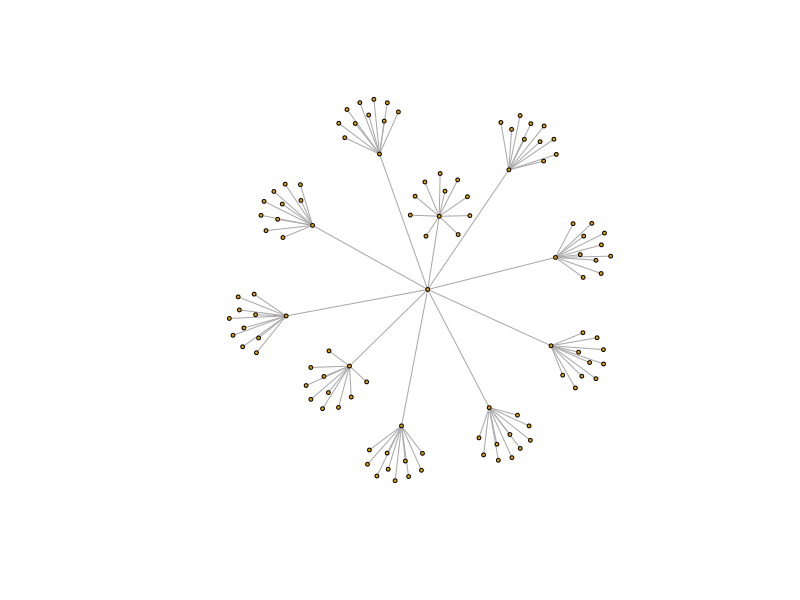
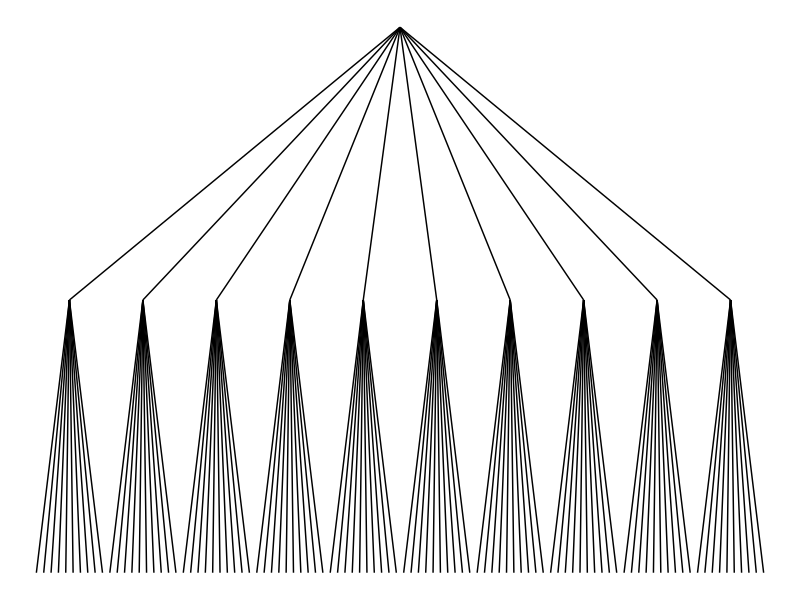
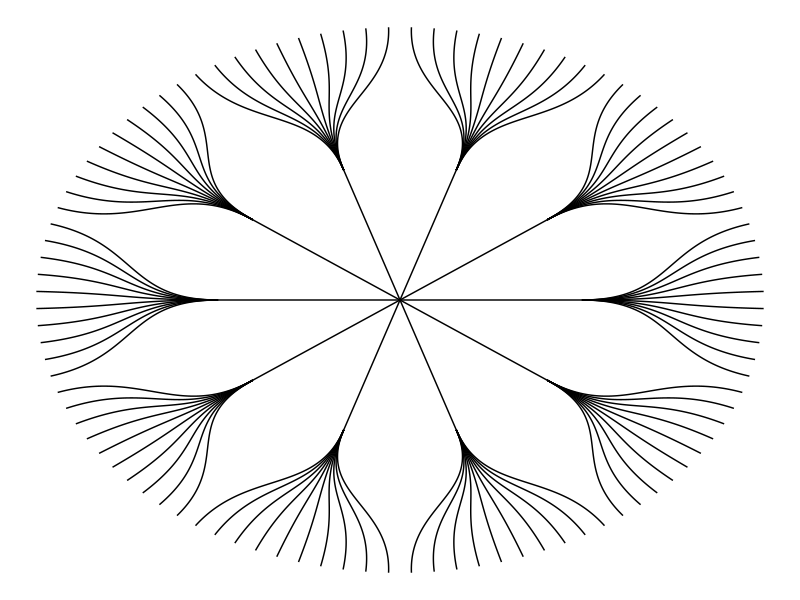
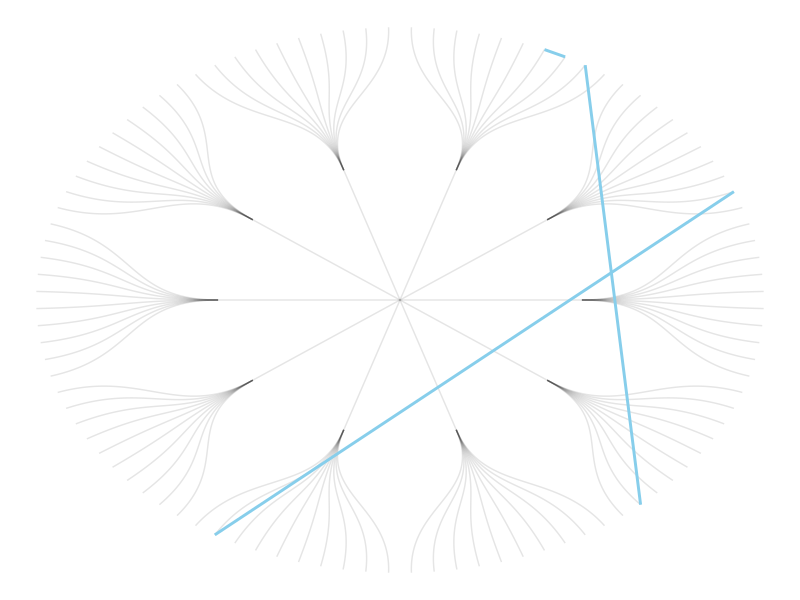
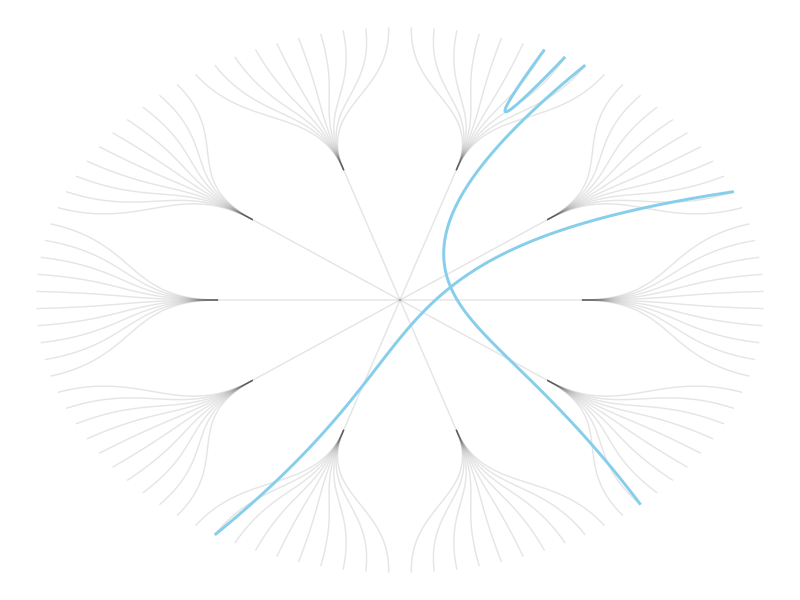
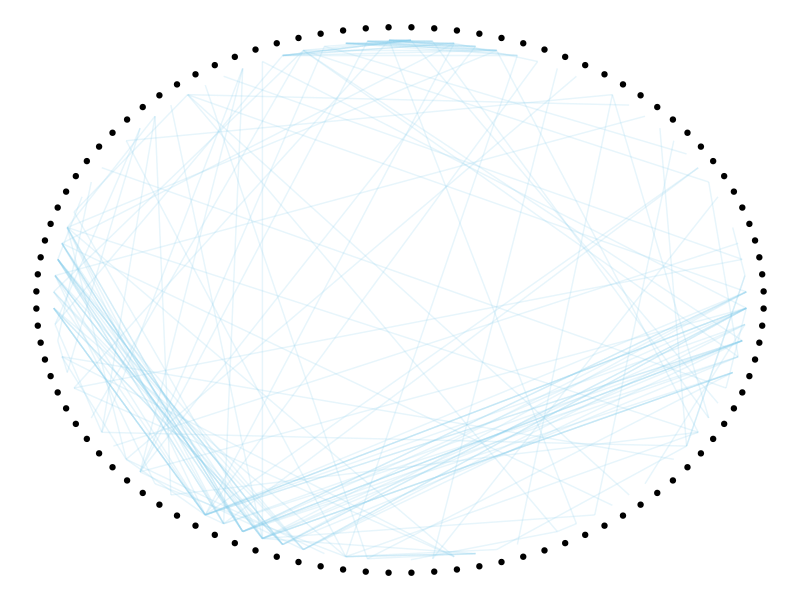
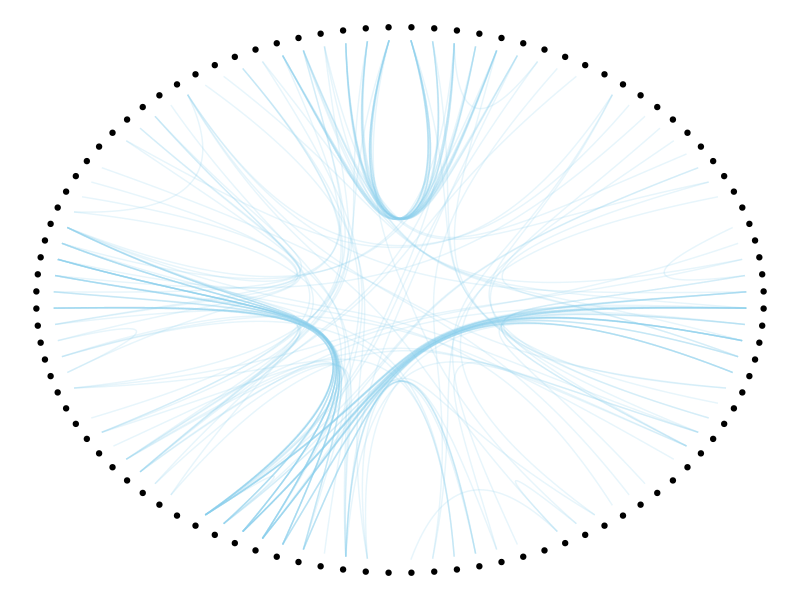

Write the R code that produced these figures, in order. (Note: this script raises an error after producing the figures.)
## ---- chunk 1
knitr::opts_chunk$set( warning=FALSE, message=FALSE)
## ---- chunk 2
# Libraries
library(ggraph)
library(igraph)
 
# create a data frame giving the hierarchical structure of your individuals. 
# Origin on top, then groups, then subgroups
d1 <- data.frame(from="origin", to=paste("group", seq(1,10), sep=""))
d2 <- data.frame(from=rep(d1$to, each=10), to=paste("subgroup", seq(1,100), sep="_"))
hierarchy <- rbind(d1, d2)
 
# create a vertices data.frame. One line per object of our hierarchy, giving features of nodes.
vertices <- data.frame(name = unique(c(as.character(hierarchy$from), as.character(hierarchy$to))) ) 
## ---- chunk 3
# Create a graph object with the igraph library
mygraph <- graph_from_data_frame( hierarchy, vertices=vertices )
# This is a network object, you visualize it as a network like shown in the network section!
 
# With igraph: 
plot(mygraph, vertex.label="", edge.arrow.size=0, vertex.size=2)
 
# With ggraph:
ggraph(mygraph, layout = 'dendrogram', circular = FALSE) + 
  geom_edge_link() +
  theme_void()
 
ggraph(mygraph, layout = 'dendrogram', circular = TRUE) + 
  geom_edge_diagonal() +
  theme_void()
## ---- chunk 4
ggraph(mygraph, layout = 'dendrogram', circular = TRUE) + 
  geom_edge_diagonal(alpha=0.1) +
  geom_conn_bundle(data = get_con(from = c(18,20,30), to = c(19, 50, 70)), alpha=1, width=1, colour="skyblue", tension = 0) +
  theme_void()
 
ggraph(mygraph, layout = 'dendrogram', circular = TRUE) + 
  geom_edge_diagonal(alpha=0.1) +
  geom_conn_bundle(data = get_con(from = c(18,20,30), to = c(19, 50, 70)), alpha=1, width=1, colour="skyblue", tension = 1) +
  theme_void()
## ---- chunk 5
# create a dataframe with connection between leaves (individuals)
all_leaves=paste("subgroup", seq(1,100), sep="_")
connect=rbind( data.frame( from=sample(all_leaves, 100, replace=T) , to=sample(all_leaves, 100, replace=T)), data.frame( from=sample(head(all_leaves), 30, replace=T) , to=sample( tail(all_leaves), 30, replace=T)), data.frame( from=sample(all_leaves[25:30], 30, replace=T) , to=sample( all_leaves[55:60], 30, replace=T)), data.frame( from=sample(all_leaves[75:80], 30, replace=T) , to=sample( all_leaves[55:60], 30, replace=T)) )
 
# The connection object must refer to the ids of the leaves:
from = match( connect$from, vertices$name)
to = match( connect$to, vertices$name)
 
# plot
ggraph(mygraph, layout = 'dendrogram', circular = TRUE) + 
  geom_conn_bundle(data = get_con(from = from, to = to), alpha=0.2, colour="skyblue", tension = 0) + 
  geom_node_point(aes(filter = leaf, x = x*1.05, y=y*1.05)) +
  theme_void()
 
# plot
ggraph(mygraph, layout = 'dendrogram', circular = TRUE) + 
  geom_conn_bundle(data = get_con(from = from, to = to), alpha=0.2, colour="skyblue", tension = 0.9) + 
  geom_node_point(aes(filter = leaf, x = x*1.05, y=y*1.05)) +
  theme_void()
## ---- chunk 6
htmltools::includeHTML("htmlChunkRelatedFlow.html")
